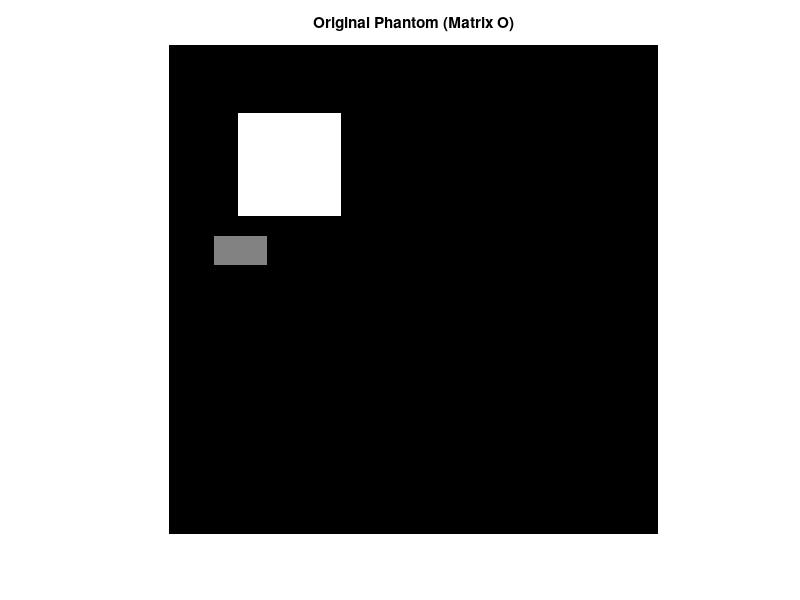

Write the MATLAB code that produced this figure. (Note: this script raises an error after producing the figure.)

%%%%%%%%%%%%%%%%%%%%%%%%%%%%%%%%%%%%%%%%%%%%%%%%%%%%%%%%%%%%
%  create a test phantom
%%%%%%%%%%%%%%%%%%%%%%%%%%%%%%%%%%%%%%%%%%%%%%%%%%%%%%%%%%%%
close all
clear
clc
% image resolution
N = 100; 

% Create the phantom matrix O (all zeros)
O = zeros(N, N);

% Add a recognizable pattern (two squares)
% This assigns the value 1.0 to a specific range of rows and columns
O(15:35, 15:35) = 1.0; 

O(40:45, 10:20) = 0.5;


% Store the vector-reformatted version as VO
VO = O(:); 

% Visualize the phantom (true µ)
imshow(O);
title('Original Phantom (Matrix O)');



%%%%%%%%%%%%%%%%%%%%%%%%%%%%%%%%%%%%%%%%%%%%%%%%%%%%%%%%%%%%%
% Setting up the 'Scanner'
%%%%%%%%%%%%%%%%%%%%%%%%%%%%%%%%%%%%%%%%%%%%%


n_detector = round(N * sqrt(2));       % How many 'sensors' the scanner has
                       % (should be enogh to cover the 100 x 100 phantom even diagonal)
                       % diagonal is suqare root of 2
                    
angles_deg = 0:2:178;  % The angles the scanner rotates (0, 2, 4... 178)

% Now we CALL the function to build the matrix D
% D is the system matrix: each row is one X-ray path, each column is one image pixel.
% This uses the variables we defined (n_detector, angles_deg, N)
D = create_system_matrix(n_detector, angles_deg, N);

%%%%%%%%%%%%%%%%%%
% The Forward Projection (P = D*VO) ---
% This simulates shooting the X-rays through our phantom VO
P = D * VO; % Forward Projection vector

% Visualize the result (The Sinogram)
sinogram = reshape(P, n_detector, length(angles_deg));
figure; 
imagesc(angles_deg, 1:n_detector, sinogram);
colormap(gray); 
colorbar;
title('The Sinogram (Our "Measured" Data)');
xlabel('Angle (Degrees)');
ylabel('Detector Pixel Index');

%%%%%%%%%%%%%%%%%%%%%%%%%%%%%%%%%%%%%%%%%%%%%%%%%%%%%%%%
%%%%%%%%%%%%%%%%%%%%%%%%%%%%%%%%%%%%%%%%%%%%%%%%%%%%%%%
%%%%%%%        ART
%%%%%%%%%%%%%%%%%%%%%%%%%%


% Prepare the Blank Canvas

% Create an empty vector (all zeros) for the reconstruction
VART = zeros(size(VO)); 

% Define how many times we want to loop through the whole dataset

num_iterations = 20; 

% Get the total number of rays (number of rows in matrix D)
n_rays = size(D, 1);

fprintf('Ready to start ART with %d rays and %d iterations.\n', n_rays, num_iterations);


%%%%%%%%%%%%%%%%%%%%%%%%%%%%%%%%%%%%%%%%%%%%%%%%%%%%%%%%%%%
%%%%%%%%%%%%%%%%%%%%%%%%%%%%%%%%%%%%%%%%%%%%%%%%%%%%%%%%%%%%%
%%%%%%%%%%%%%%%%%%%%%%%%%%%%%%%%%%%%%%%%%%%%%%%%%%%%%


% The ART Reconstruction

for iter = 1:num_iterations
    for i = 1:n_rays
        %  Get the current ray (row i of matrix D)
        ai = D(i, :); 
        
        %  Calculate the squared norm (sum of squares of distances in the row)
        % This is the denominator ||ai||^2 in the formula
        norm_sq = sum(ai.^2);
        
        %  Only update if the ray actually passes through the image
        if norm_sq > 0
            % Calculate the update: (Real Measurement - Predicted) / Norm
            % Then multiply by the ray weights (ai)
            
            update = ((P(i) - ai * VART) / norm_sq) * ai';
            
            % Update our reconstruction vector
            VART = VART + update;
        end
    end
    
    % Print progress
    fprintf('Completed iteration %d of %d\n', iter, num_iterations);
end

% Display the Result
% Reshape the vector back into an N x N image
reconstruction = reshape(VART, N, N);

figure;
subplot(1,2,1); imshow(O); title('Original');
subplot(1,2,2); imshow(reconstruction, []); title(['ART Reconstruction', newline, num2str(iter), ' iterations']);

% error between image and reconstructed image

VSUB = VO - VART;
reconstruction_error = reshape(VSUB, N, N);

figure;
imshow(reconstruction_error); title(['Reconstruction Error', newline, 'after ' num2str(iter), ' iterations']);
